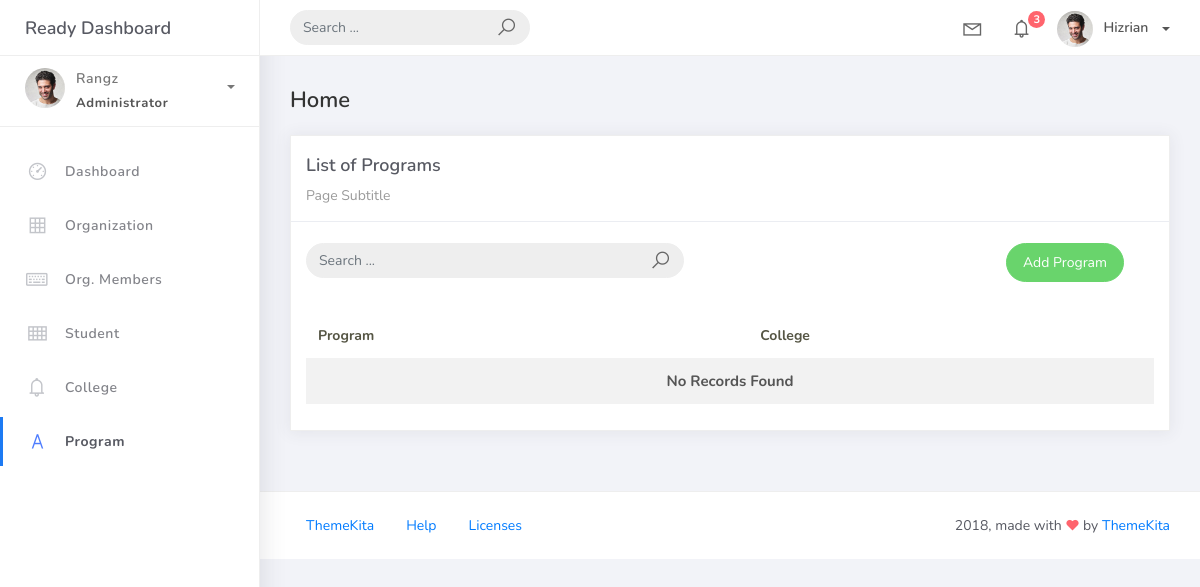
The app's page /program_list, older data.
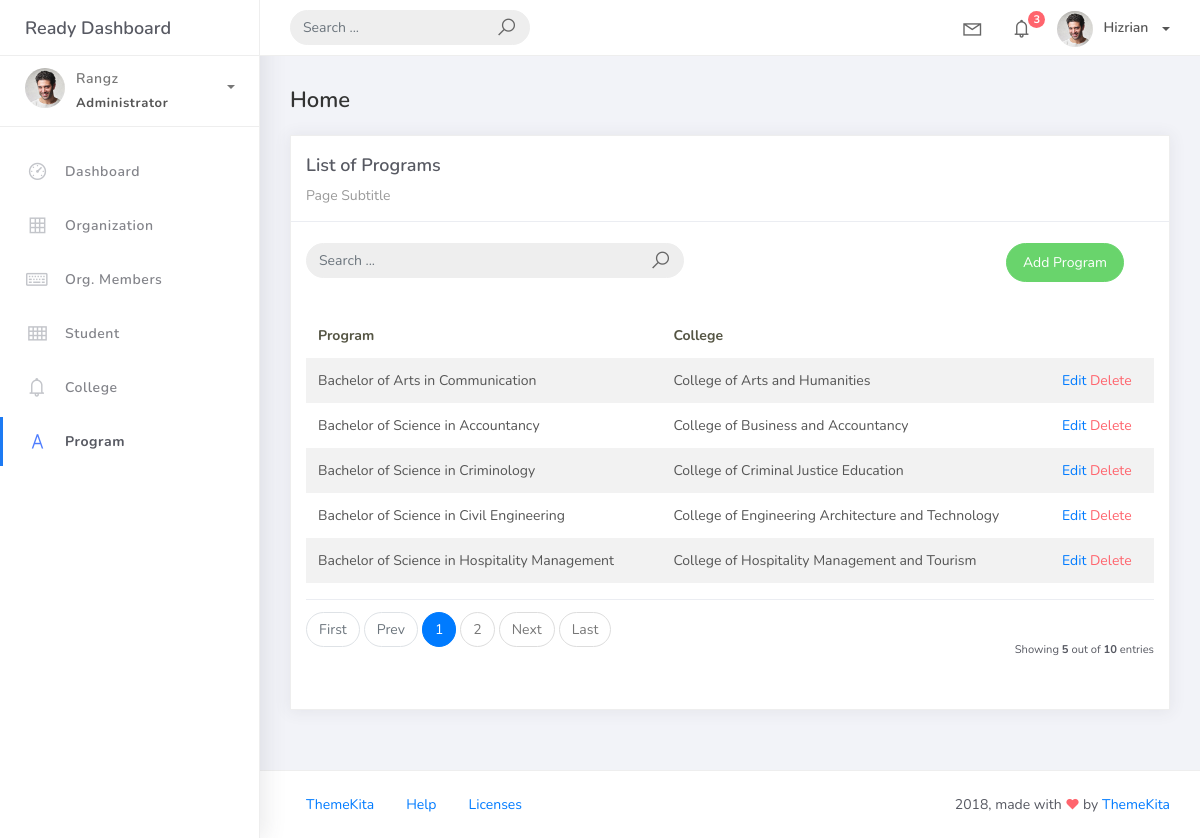
The same page, newer data.
### studentorg/models.py (models this page shows, shortened)
class BaseModel(models.Model):
    created_at = models.DateTimeField(auto_now_add=True)
    updated_at = models.DateTimeField(auto_now=True)
    class Meta:
        abstract = True

class Program(BaseModel):
    prog_name = models.CharField(max_length=150)
    college = models.ForeignKey(College, on_delete=models.CASCADE)

class College(BaseModel):
    name = models.CharField(max_length=150)
    def __str__(self):
        return self.name

### studentorg/views.py (the view)
# urls.py: path('program_list', v.ProgramList.as_view(), name='program-list'),
class ProgramList(ListView):
    model = Program
    context_object_name = 'program'
    template_name = 'programs.html'
    paginate_by = 5
    def get_queryset(self, *args, **kwargs):
        qs = super(ProgramList, self).get_queryset(*args, **kwargs)
        if self.request.GET.get("q") != None:
            query = self.request.GET.get('q')
            qs = qs.filter(Q(prog_name__icontains=query) | Q(college__name__icontains=query))
        return qs

### templates/programs.html
{% extends 'base.html' %} {% load static %} {% block content %}
<div class="content">
    <div class="container-fluid">
        <h4 class="page-title">Home</h4>
        <div class="row">
            <div class="col-md-12">
                <div class="card">
                    <div class="card-header">
                        <div class="card-title">List of Programs</div>
                        <div class="card-category">Page Subtitle</div>
                    </div>
                    <br>
                        <div class="col-md-12 row">
                            <div class="col-md-6">
                                <form class="navbar-left navbar-form nav-search mr-md-3" action="{% url 'program-list' %}">
                                    <div class="input-group">
                                        <input type="text" placeholder="Search ..." class="form-control" name="q">
                                        <div class="input-group-append">
                                        <span class="input-group-text">
                                            <i class="la la-search search-icon"></i>
                                        </span>
                                        </div>
                                    </div>
                                </form>
                            </div>
                            <div class="col-md-6">
                                <div class="pull-right">
                                    <a href="{% url 'program-add' %}" class="btn btn-success btn-rounded">Add Program</a>
                                </div>
                            </div>
                        </div>
                    <div class="card-body">
                        <table class="table table-striped mt-3">
                            <thead>
                                <tr>
                                    <th scope="col">Program</th>
                                    <th scope="col">College</th>
                                </tr>
                            </thead>
                            <tbody>
                                {% for object in object_list %}
                                <tr>
                                    <td>{{ object.prog_name }}</td>
                                    <td>{{ object.college }}</td>
                                    <td>
                                        <a href="program_list/{{ object.id }}">Edit</a>
                                        <a href="program_list/{{ object.id }}/delete" class="text-danger">Delete</a>
                                    </td>
                                </tr>
                                {% empty %}
                                <tr>
                                    <td colspan="4" style="text-align: center">
                                    <p class="text-sm font-weight-bold mb-0">No Records Found</p>
                                    </td>
                                </tr>
                                {% endfor %}
                            </tbody>
                        </table>
                        {% include 'includes/pagination.html' %}
                    </div>
                </div>
            </div>
        </div>
    </div>
</div>
{% endblock %}

Row changes from the older to the newer data that the page shows:
added Program: prog_name "Bachelor of Arts in Communication", college "College of Arts and Humanities"
added Program: prog_name "Bachelor of Science in Accountancy", college "College of Business and Accountancy"
added Program: prog_name "Bachelor of Science in Criminology", college "College of Criminal Justice Education"
added Program: prog_name "Bachelor of Science in Civil Engineering", college "College of Engineering Architecture and Technology"
added Program: prog_name "Bachelor of Science in Hospitality Management", college "College of Hospitality Management and Tourism"
Text that changed along with them:
{{ object_list.count }}: (not shown) → "5"
{{ paginator.count }}: (not shown) → "10"
text no longer shown: "No Records Found"
text now shown: "First Prev Next Last Showing out of entries"
new list line: "1"
new list line: "2"
